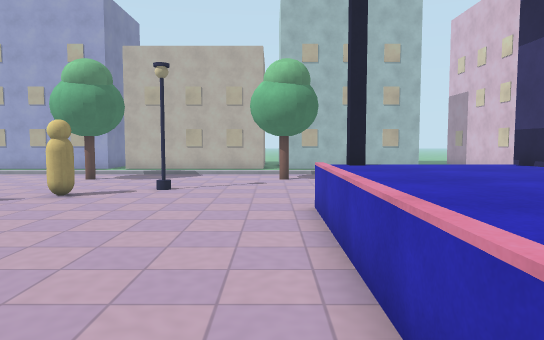
[1] (above)

23 first-person views from a walk through a Unity game level. The camera is 1.5 m above the floor, tilts 4° down and sees 70° across. The floor is counted in squares, 1 m on a side. Each view is taken from the middle of a square. On the plan, view 1 faces up. The plan holds only what a view shows up to about 17 squares ahead; the rest is blank. The place goes on beyond the plan. Some surface patterns are stand-ins.

[2]
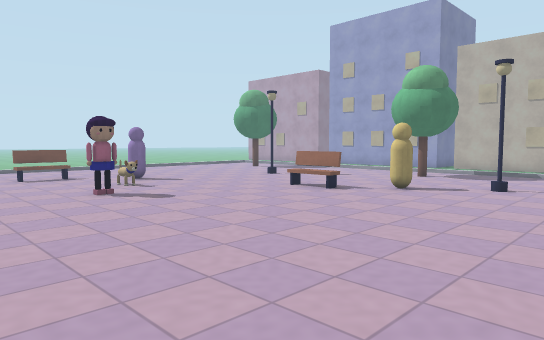

[3]
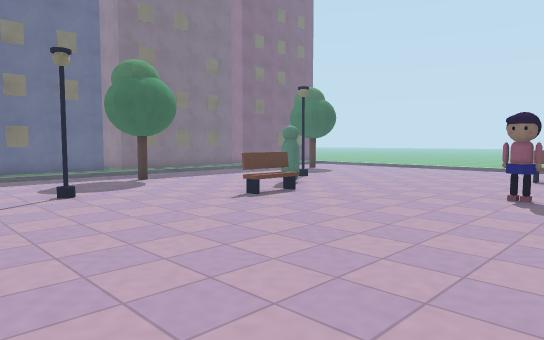

[4]
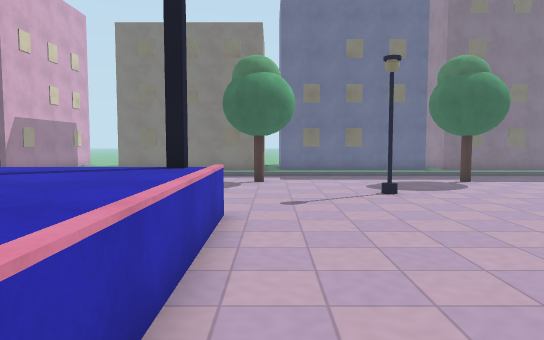

[5]
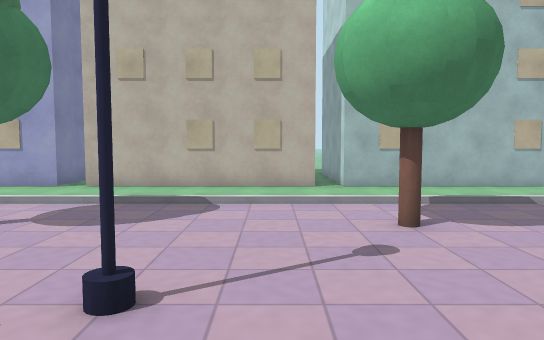

[6]
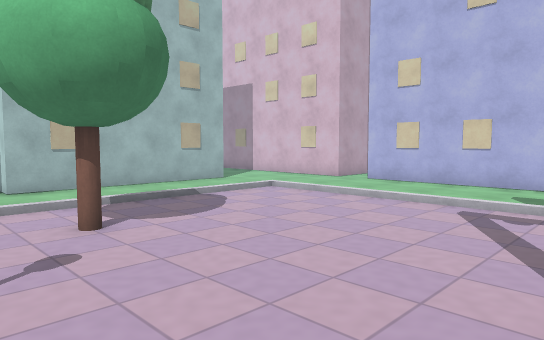

[7]
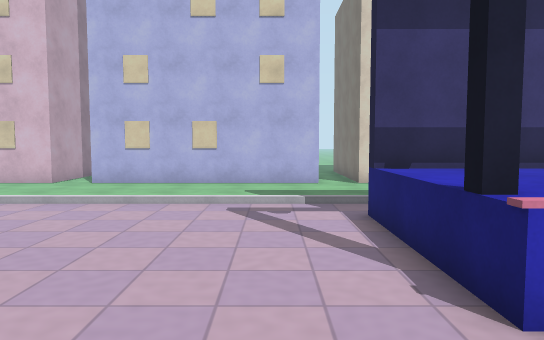

[8]
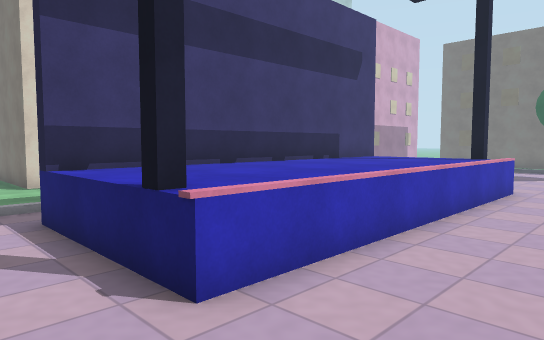

[9]
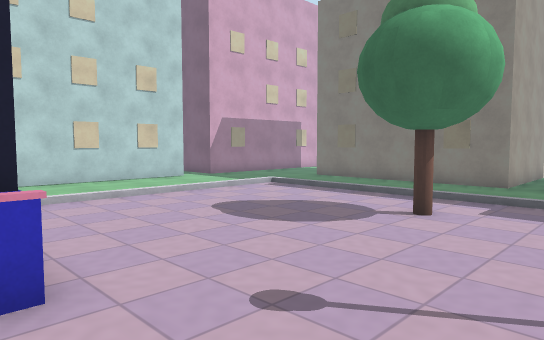

[10]
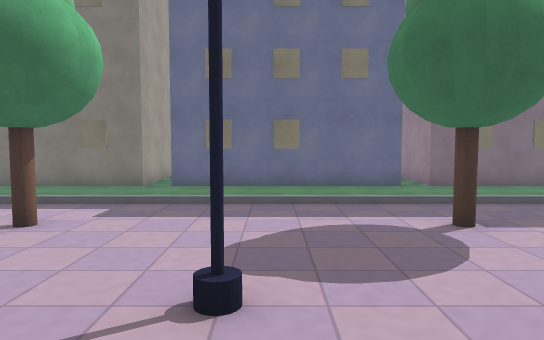

[11]
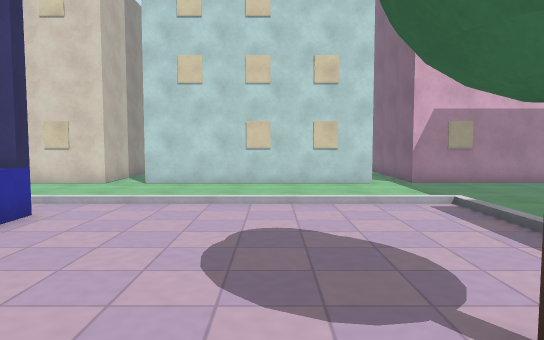

[12]
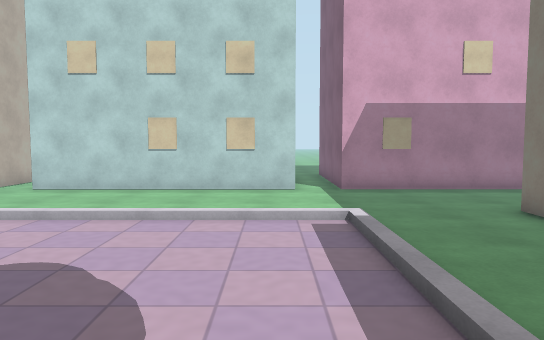

[13]
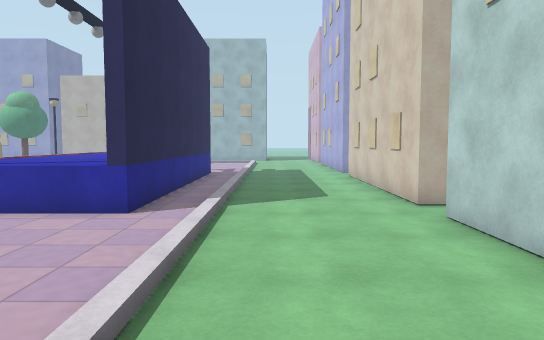

[14]
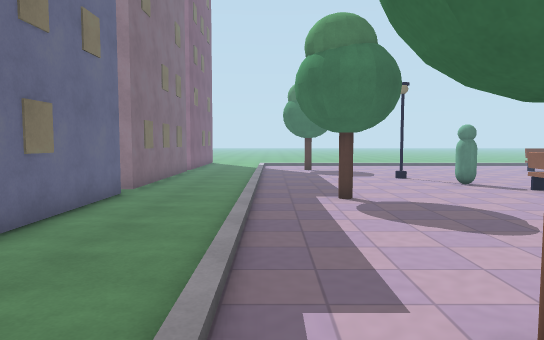

[15]
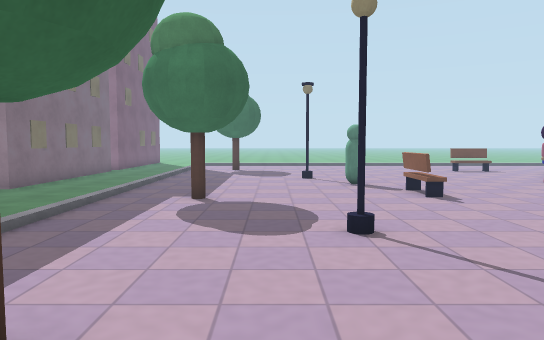

[16]
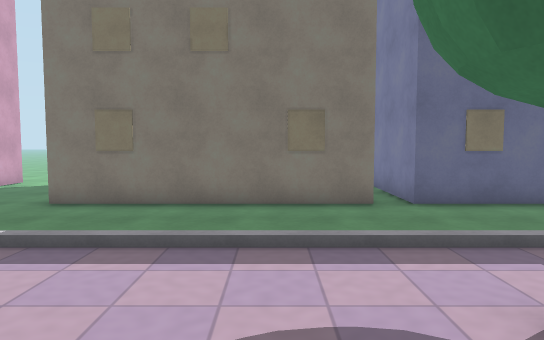

[17]
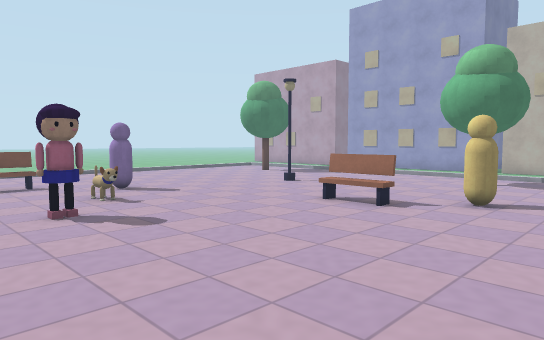

[18]
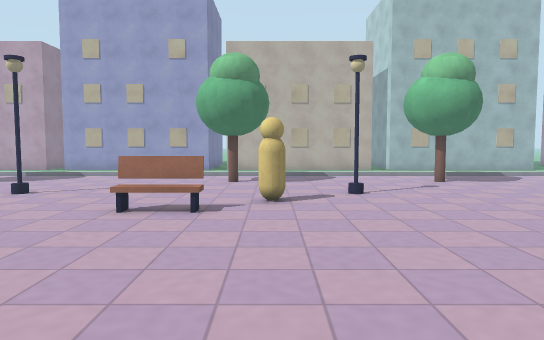

[19]
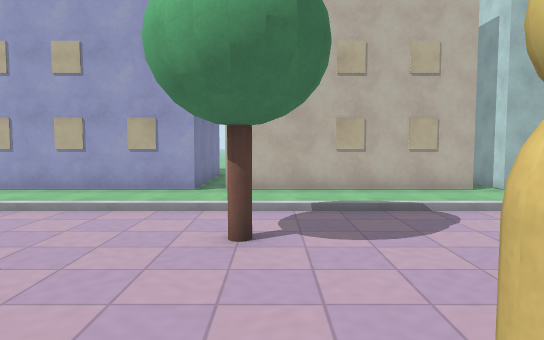

[20]
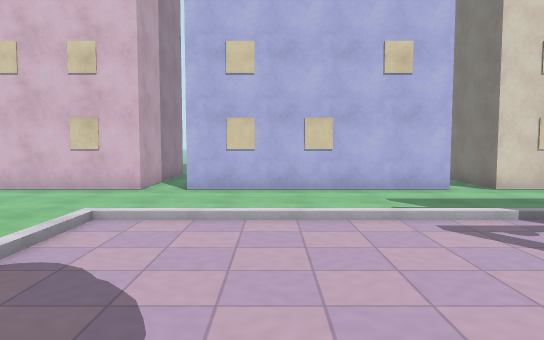

[21]
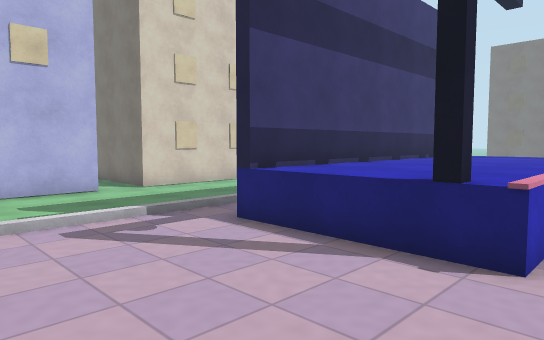

[22]
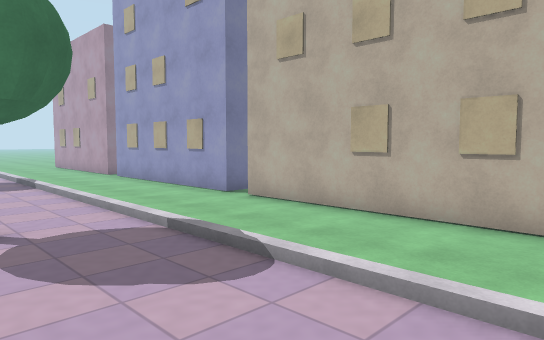

[23]
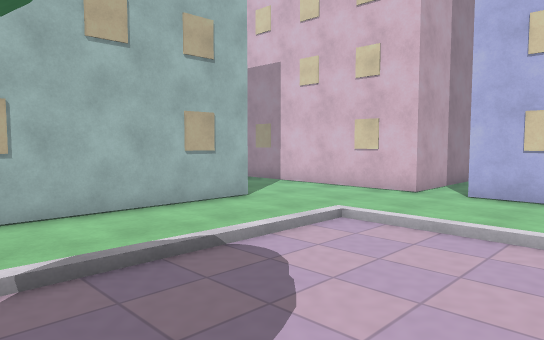

### Floor plan
Key: @ floor where view 1 was taken; # wall or solid block; . floor; / step, stairs or slope; ^ raised ledge; O other object.
Columns run from 14 left of view 1 to 13 right of it. Each row starts with its distance up from view 1.
 23 #####.########.########....#
 22 ...........................#
 21 ...........................#
 20 ...........................#
 19 ///////////////////////....#
 18 ....................../....#
 17 ....................../....#
 16 ......OO......OO....../....#
 15 ....................../....#
 14 ....................../....#
 13 OO........OO........../....#
 12 OO........OO........../....#
 11 ........O............./....#
 10 .....OO.............../....#
  9 .....OO........^#^^^#./....#
  8 ...............^^^^^#./....#
  7 ...............^^^^^#./....#
  6 ...............^^^^^#./....#
  5 OO.............^^^^^#./....#
  4 ..OO...........^^^^^#./....#
  3 ...O...........^^^^^#./....#
  2 ...............^^^^^#./....#
  1 ...............^^^^^#./....#
  0 ..............@^^^^^#./....#
 -1 ...............^^^^^#./....#
 -2 .....OO........^#^^^#./....#
 -3 .....OO.............../....#
 -4 ...O................../....#
 -5 OO........OO........../....#
 -6 OO........OO........../....#
 -7 ....................../....#
 -8 ....................../....#
 -9 ......OO......OO....../....#
-10 ....................../....#
-11 ....................../....#
-12 ///////////////////////....#
-13 ...........................#
-14 ...........................#
-15 ...........................#
-16 #####.########.########....#
-17     #.       #.#       ....#
-18     #        #.#        ...#
-19     #        #.#         ..#
-20                #         ..#
-21                #          .#

Positions as (right, up) in squares from view 1, and headings:
1: (0, 0), facing up
2: (0, -1), facing up-left
3: (0, 6), facing down-left
4: (0, 6), facing down
5: (-2, 9), facing up
6: (-2, 9), facing up-right
7: (-2, 11), facing right
8: (-2, 11), facing down-right
9: (-3, -1), facing down-right
10: (-4, -2), facing down
11: (-2, -7), facing right
12: (0, -10), facing right
13: (9, -10), facing up
14: (3, -11), facing left
15: (3, -7), facing left
16: (3, -6), facing down
17: (-3, 1), facing up-left
18: (-6, 1), facing up
19: (-7, 10), facing up
20: (0, 15), facing right
21: (0, 14), facing down-right
22: (0, 15), facing up-left
23: (1, 14), facing up-right
